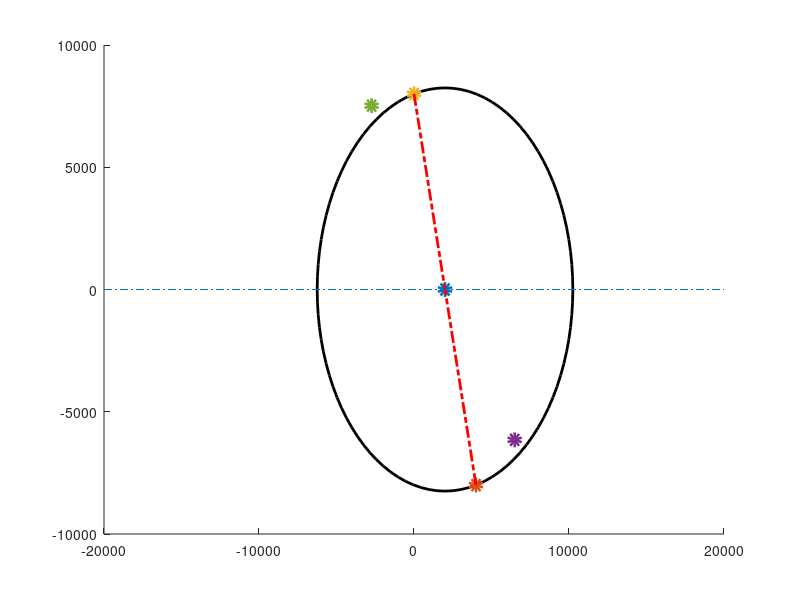

The MATLAB script that drew this image:
%% State of stress
clear;
close all;
clc;
sxx = 4000.;
syy = 0;
txy = 8000.;
x = [sxx; -txy];
y = [syy; txy];
t = 10; %degree. Negative=clockws, positive=counterc/w
         %MATLAB needs angles in radian.  
twoTheta=deg2rad(2*t);
th = 0:pi/50:2*pi;
r=sqrt((0.5*(sxx-syy))^2 + txy^2)

x_cen=0.5*(sxx + syy);
y_cen=0.;
%% Mohrs circle with original state of stress
r=sqrt((0.5*(sxx-syy))^2 + txy^2)

x_cen=0.5*(sxx + syy);
y_cen=0.;
xunit = r * cos(th) + x_cen;
yunit = r * sin(th) + y_cen;
hold on;
plot(xunit, yunit, 'k', 'Linewidth', 2);
scatter(x_cen, y_cen, 'go' , 'Linewidth', 5);
scatter(x(1), x(2), 'r*', 'Linewidth', 5)
scatter(y(1), y(2), 'r*', 'Linewidth', 5)
line([x(1), y(1)],[x(2), y(2)],'LineWidth',2,...
   'Color',[1,0,0],'LineStyle','-.')

line([-5*sxx,5*sxx],[0,0],'LineStyle','-.')
% pbaspect([1 1 1]) %[1 2 1] causes 1:1 aspect ratio
%% 
% pv_x = [x(1)-x_cen, x(2)-y_cen];
% pv_y = [y(1)-x_cen, y(2)-y_cen];
t=twoTheta;
% r_matrix = [cos(t), -sin(t); sin(t), cos(t)];
% 
% pv_x_prime = pv_x*r_matrix;
% pv_y_prime = pv_y*r_matrix;
% hold on;
% scatter(pv_x_prime(1), pv_x_prime(2), 'b*', 'Linewidth', 5)
% scatter(pv_y_prime(1),pv_y_prime(2), 'b*', 'Linewidth', 5)
x_1 = x(1)*cos(t) - x(2)*sin(t);
y_1 = x(1)*sin(t) + x(2)*cos(t);

x_2 = y(1)*cos(t) - y(2)*sin(t);
y_2 = y(1)*sin(t) + y(2)*cos(t);
hold on;
scatter(x_1,y_1,'b*','Linewidth', 5)
scatter(x_2,y_2,'b*','Linewidth', 5)



